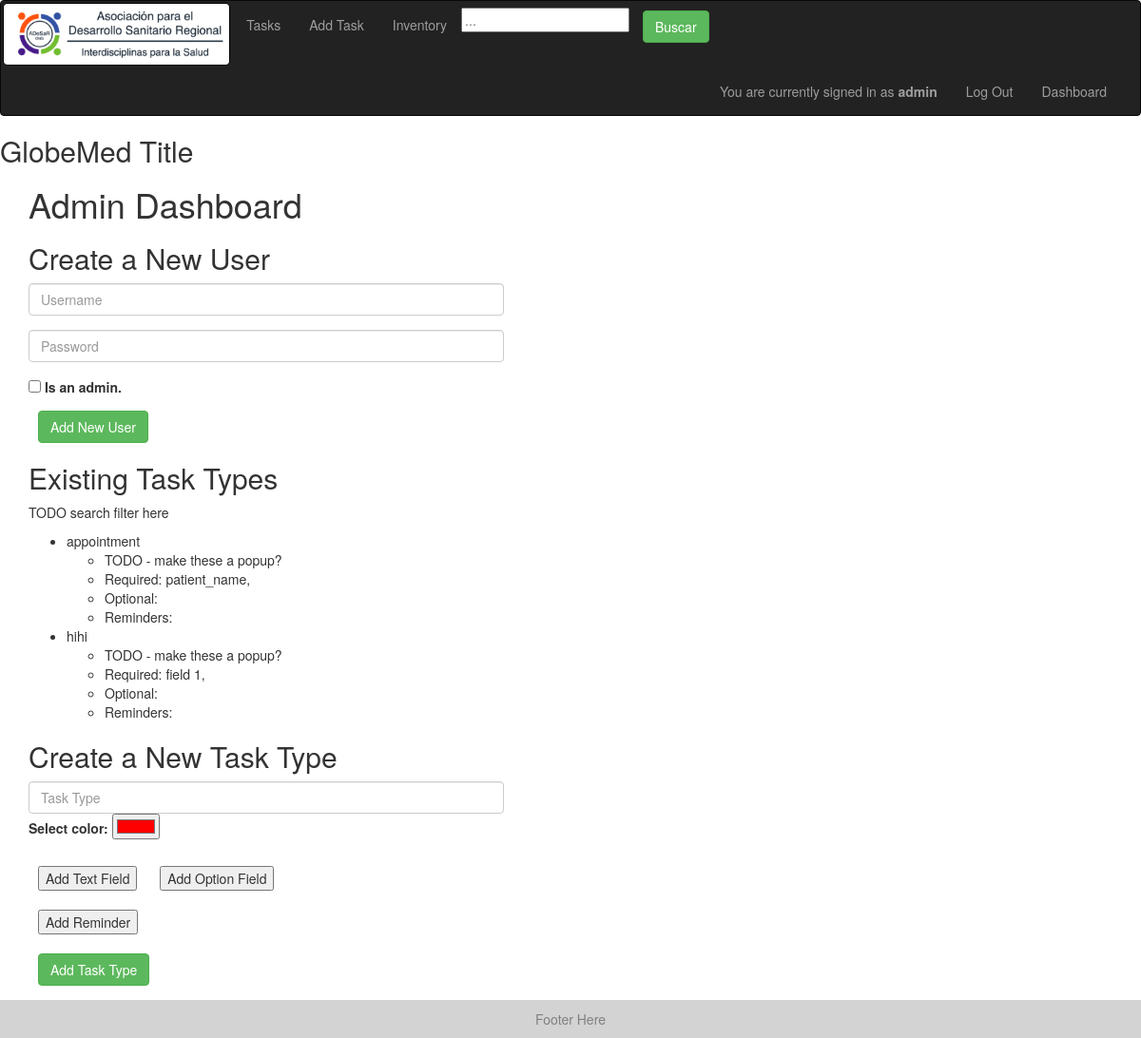
The page /dashboard (signed in) on the database as committed earlier.
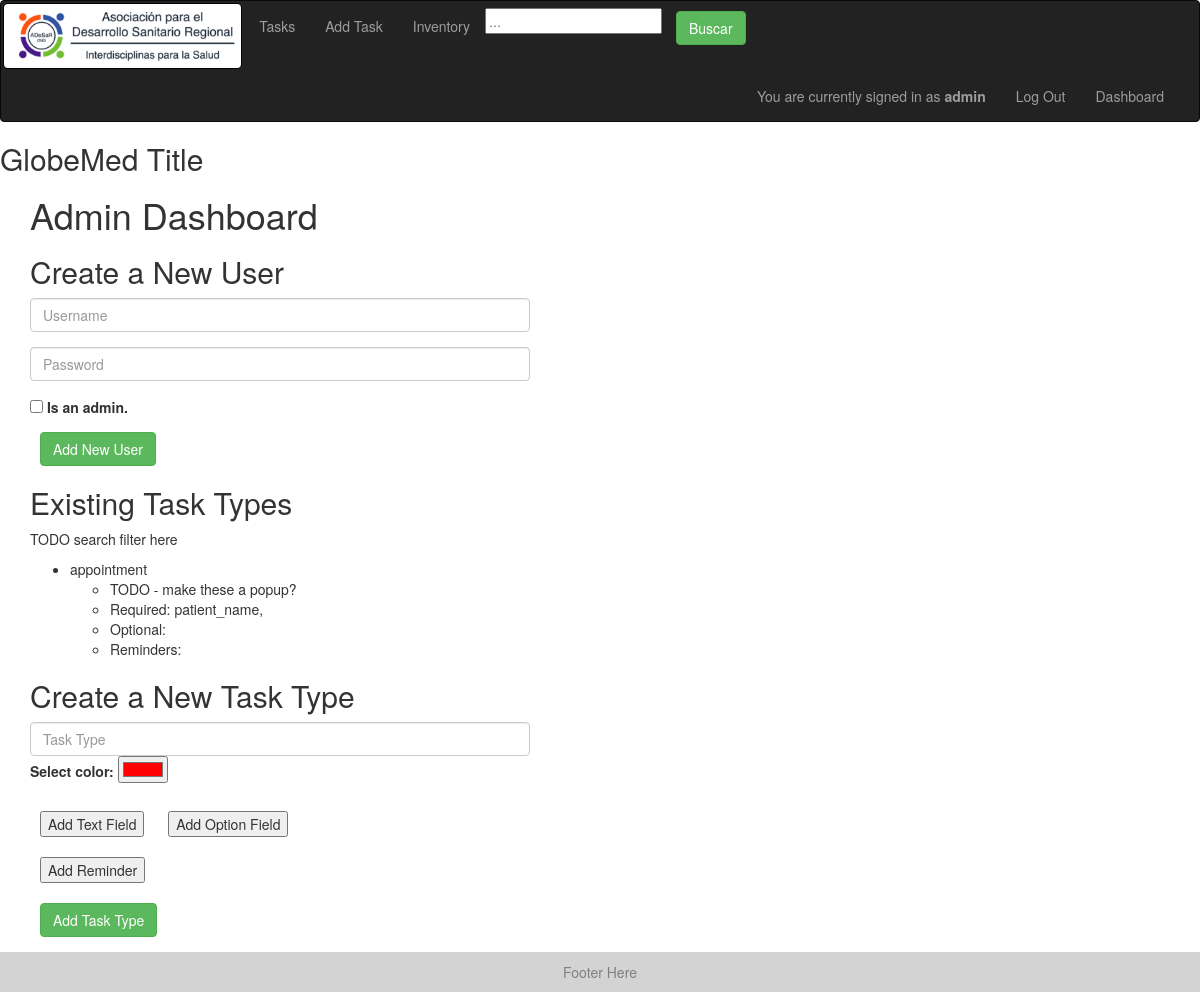
The same page on the database as committed later.
### models.py (models this page shows)
class TaskType(Base):
    __tablename__ = "task_types"
    id = Column(Integer, primary_key=True)
    task_type = Column(String)
    required_fields = Column(PickleType) # list of strings that are required keys in the fields entry of a task
    optional_fields = Column(PickleType) # list of strings that are allowed but not required keys in the fields entry of a task
    reminders = Column(PickleType) # list of dates for when reminders should go off
    color = Column(String)

### app.py (the view)
@app.route('/dashboard')
@check_login_wrapper
def dashboard():
    return render_template("dashboard.html", task_types = get_task_types(), units= UNITS)

### app.py (called while the page is built)
def check_login_wrapper(func):
    @wraps(func)
    def inner(*args, **kwargs):
        print("here")
        if "username" not in login_session:
            return redirect(url_for('login'))
        return func(*args, **kwargs)
    return inner

### database.py (called while the page is built)
def get_task_types():
    return session.query(TaskType).all()

### templates/dashboard.html (shortened to what this page needs)
{% extends "layout.html" %}
{% block body %}
  <h1>Admin Dashboard</h1>
  <form action="{{ url_for('add_user') }}" method = 'post'>
  	<h2>Create a New User</h2>
    <div class="form-group">
      <input id="input_username1" class="username form-control" type="text" name="username" placeholder="Username">
    </div>
    <div class="form-group">
      <input id="input_password1" class="username form-control" type="text" name="password" placeholder="Password">
    </div>
    <input type="checkbox" name="is_admin" value="is_admin">
	  <label for="is_admin"> Is an admin.</label><br>
    <button class="btn btn-success" type="submit" id="submit_new_user"> Add New User </button>
  </form>
  <h2>Existing Task Types</h2>
  <p> TODO search filter here </p>
  <ul>
  {% for task_type in task_types %}
    <li>{{task_type.task_type}}
      <ul>
        <li> TODO - make these a popup?</li>
        <li>Required: {% for field in task_type.required_fields %} {{field}}, {% endfor %} </li>
        <li>Optional: {% for field in task_type.optional_fields %} {{field}}, {% endfor %} </li>
        <li>Reminders: {% for reminder in task_type.reminders %}  {{reminder.amount}} {{reminder.unit}}(s), {% endfor %} </li>
      </ul>
    </li>
  {% endfor %}
  </ul>
  <form action="{{ url_for('add_task_type') }}" method = 'post'>
    <h2>Create a New Task Type</h2>
    <div class="form-group">
      <input id="task_type" class="username form-control" type="text" name="task_type" placeholder="Task Type" required>
      <label for="task_color">Select color:</label>
      <input type="color" id="task_color" name="task_color" value="#ff0000">
    </div>
    <button type="button" onclick="addField()" style="margin: 10px;">Add Text Field</button>
    <button type="button" onclick="addOptionField()" style="margin: 10px;">Add Option Field</button>
    <button type="button" onclick="addReminder()" style="margin: 10px;">Add Reminder</button>
    <br>
    <button class="btn btn-success" type="submit" id="submit_new_user"> Add Task Type </button>
  </form>
{%endblock%}

Rows that differ between the two databases and show on the page:
removed TaskType: task_type "hihi", required_fields "field 1"
